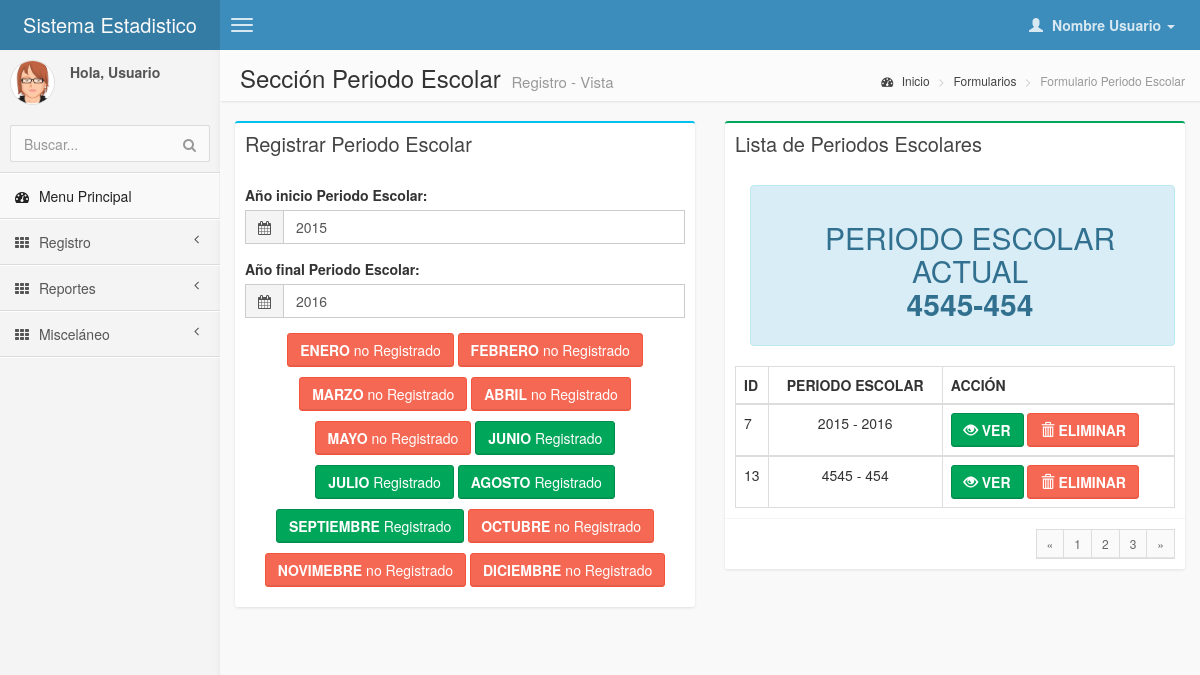
The page /pages/forms/form_periodo_editar.php?id=7 on the database its author committed.
### tables this page shows
CREATE TABLE IF NOT EXISTS `periodo_escolar` (
  `id_periodo_escolar` int(10) NOT NULL AUTO_INCREMENT,
  `inicio` int(4) NOT NULL,
  `fin` int(4) NOT NULL,
  PRIMARY KEY (`id_periodo_escolar`)
);

### pages/forms/form_periodo_editar.php (the view, shortened to what the rows shown need)
<!DOCTYPE html>
<html>
    <head>
        <link href="../../css/bootstrap.min.css" rel="stylesheet" type="text/css" />
        <link href="../../css/font-awesome.min.css" rel="stylesheet" type="text/css" />
        <link href="../../css/ionicons.min.css" rel="stylesheet" type="text/css" />
        <link href="../../css/daterangepicker/daterangepicker-bs3.css" rel="stylesheet" type="text/css" />
        <link href="../../css/iCheck/all.css" rel="stylesheet" type="text/css" />
        <link href="../../css/colorpicker/bootstrap-colorpicker.min.css" rel="stylesheet"/>
        <link href="../../css/timepicker/bootstrap-timepicker.min.css" rel="stylesheet"/>
        <link href="../../css/AdminLTE.css" rel="stylesheet" type="text/css" />
    </head>
     <body class="skin-blue">
        <div class="wrapper row-offcanvas row-offcanvas-left">
<?php
    $id_periodo = $_GET['id'];
    require ("../control/conexion_bd.php");
  $sql="SELECT * FROM periodo_escolar WHERE id_periodo_escolar = '$id_periodo'";
  $datos=mysql_query($sql,$link);
  $arreglo = mysql_fetch_array($datos);
?>
            <aside class="right-side">
                <section class="content-header">
                    <h1>
                        Sección Periodo Escolar                     <small>Registro - Vista</small>
                    </h1>
                </section>
                <section class="content">
                    <div class="row">
                        <div class="col-md-6">
                            <div class="box box-info">
                                <div class="box-body">
                                    <div class="form-group">
                                        <div class="input-group">
                                            <div class="input-group-addon">
                                                <i class="fa fa-calendar"></i>
                                            </div>
                                            <input type="text" name="inicio" class="form-control" required="es requerido" value="<?php echo $arreglo['inicio']; ?>" />
                                        </div>
                                    </div>
                                    <div class="form-group">
                                        <div class="input-group">
                                            <div class="input-group-addon">
                                                <i class="fa fa-calendar"></i>
                                            </div>
                                            <input type="text" name="final" class="form-control" value="<?php echo $arreglo['fin']; ?>"/>
                                        </div>
                                    </div>
                                </div>
                            </div>
                        </div>
<?php
$sql="SELECT * FROM periodo_escolar";
  $datos=mysql_query($sql,$link);
$contador = mysql_num_rows($datos);
    if ($contador == 0)
      {
        echo "<center><h1><font color='#E74C3C'>NO SE ENCONTRO RESULTADOS :-( </font></h1></center>";
      }
    else
      {
?>
                        <div class="col-md-6">
                            <div class="box box-success">
                                <div class="box-header">
                                     <h3 class="box-title">Lista de Periodos Escolares</h3>
                                </div>
                                <div class="box-body">
                                <div class="alert alert-info" role="alert"><CENTER><H2>PERIODO ESCOLAR ACTUAL
                                <p>
                                <strong>
                                <?php
                                $ultimo="SELECT * FROM periodo_escolar order by id_periodo_escolar desc limit 1";
                                $res_ultimo = mysql_query($ultimo,$link);
                                $renglon=mysql_fetch_array($res_ultimo);
                                echo $renglon['inicio'];
                                echo "-";
                                echo $renglon['fin'];
                                ?>
                                </strong>
                                </p>
                                </H2></CENTER></div>
                                    <table class="table table-bordered">
                                        <tr>
                                            <th style="width: 10px">ID</th>
                                            <th> <center> PERIODO ESCOLAR </center></th>
                                            <th>ACCIÓN</th>
                                        </tr>
                                        <?php
                              while ($renglon=mysql_fetch_array($datos))
                                {
                            ?>
                              <tbody>
                                <tr>
                                    <td><?php echo $renglon['id_periodo_escolar']; ?></td>
                                    <td><center><?php echo $renglon['inicio']; echo " - "; echo $renglon['fin']?></center></td>
                                    <td>
                                        <a href="../forms/form_periodo_editar.php?id=<?php echo $renglon['id_periodo_escolar']?>">
                                        <button class="btn btn-success"></i><b><span class="glyphicon glyphicon glyphicon-eye-open" aria-hidden="true"></span> VER</b></button>
                                        </a>
                                            <a href="../emergente/borrar_periodo.php?id=<?php echo $renglon['id_periodo_escolar']?>" >
                                                <button class="btn btn-danger">
                                                    <b>
                                                        <span class="glyphicon glyphicon-trash" aria-hidden="true">
                                                        </span> ELIMINAR
                                                    </b>
                                                </button>
                                            </a>
                                    </td>
                                </tr>
                              </tbody>
                              <?php } }?>
                                    </table>
                                </div>
                            </div>
                                </div>
                            </div>
                        </div>
    </body>
</html>

### rows shown on the page
periodo_escolar: inicio "2015", final "2016", id_periodo_escolar "7", fin "2016"
periodo_escolar: inicio "4545", fin "454", id_periodo_escolar "13"
